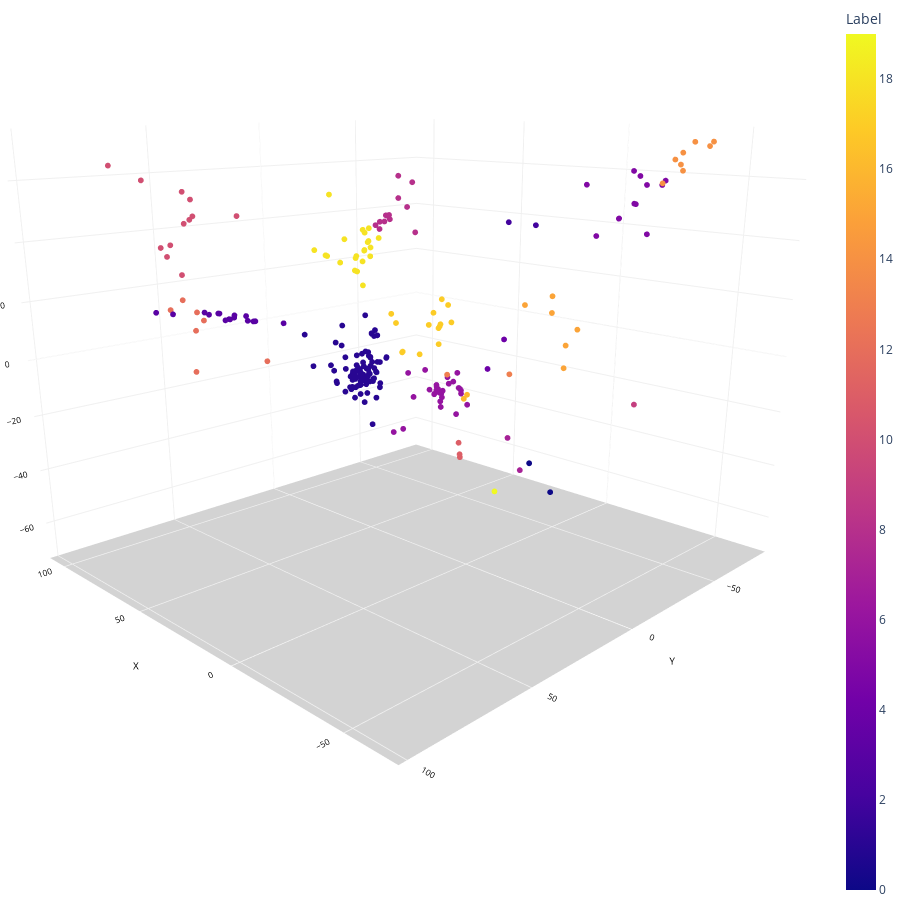

The notebook cell this image was saved under:
### Code cell
# Create a 3D scatter plot
fig = px.scatter_3d(ch_cluster_df, 
                    x = 'X',
                    y = 'Y',
                    z = 'Z',
                    color='Label',
                    height=900, width=900
                   )

# Update chart looks
fig.update_layout(#title_text="Scatter 3D Plot",
                  showlegend=True,
                  legend=dict(orientation="h", y=0, xanchor="center", x=0.5, traceorder="normal"),
                  scene_camera=dict(up=dict(x=0, y=0, z=1), 
                                        center=dict(x=0, y=0, z=-0.2),
                                        eye=dict(x=-1.5, y=1.5, z=0.5)),
                                        margin=dict(l=0, r=0, b=0, t=0),
                  scene = dict(xaxis=dict(backgroundcolor='white',
                                          color='black',
                                          gridcolor='#f0f0f0',
                                          title_font=dict(size=10),
                                          tickfont=dict(size=10),
                                         ),
                               yaxis=dict(backgroundcolor='white',
                                          color='black',
                                          gridcolor='#f0f0f0',
                                          title_font=dict(size=10),
                                          tickfont=dict(size=10),
                                          ),
                               zaxis=dict(backgroundcolor='lightgrey',
                                          color='black', 
                                          gridcolor='#f0f0f0',
                                          title_font=dict(size=10),
                                          tickfont=dict(size=10),
                                         )))
# Update marker size
fig.update_traces(marker=dict(size=2))

fig.show()

### Figure 1 — Plotly figure (JSON) as saved in the notebook; plotly's stock layout.template omitted (floating-point values rounded to 4 significant figures; data arrays with more than 128 entries replaced by an {"elided": "..."} marker saying what was removed)
{"data": [{"hovertemplate": "X=%{x}<br>Y=%{y}<br>Z=%{z}<br>Label=%{marker.color}<extra></extra>", "legendgroup": "", "marker": {"color": {"elided": "674 int values"}, "coloraxis": "coloraxis", "size": 2, "symbol": "circle"}, "mode": "markers", "name": "", "scene": "scene", "showlegend": false, "type": "scatter3d", "x": {"elided": "674 float values"}, "y": {"elided": "674 float values"}, "z": {"elided": "674 float values"}}], "layout": {"coloraxis": {"colorbar": {"title": {"text": "Label"}}, "colorscale": [[0, "#0d0887"], [0.1111, "#46039f"], [0.2222, "#7201a8"], [0.3333, "#9c179e"], [0.4444, "#bd3786"], [0.5556, "#d8576b"], [0.6667, "#ed7953"], [0.7778, "#fb9f3a"], [0.8889, "#fdca26"], [1, "#f0f921"]]}, "height": 900, "legend": {"orientation": "h", "tracegroupgap": 0, "traceorder": "normal", "x": 0.5, "xanchor": "center", "y": 0}, "margin": {"b": 0, "l": 0, "r": 0, "t": 0}, "scene": {"camera": {"center": {"x": 0, "y": 0, "z": -0.2}, "eye": {"x": -1.5, "y": 1.5, "z": 0.5}, "up": {"x": 0, "y": 0, "z": 1}}, "domain": {"x": [0, 1], "y": [0, 1]}, "xaxis": {"backgroundcolor": "white", "color": "black", "gridcolor": "#f0f0f0", "tickfont": {"size": 10}, "title": {"font": {"size": 10}, "text": "X"}}, "yaxis": {"backgroundcolor": "white", "color": "black", "gridcolor": "#f0f0f0", "tickfont": {"size": 10}, "title": {"font": {"size": 10}, "text": "Y"}}, "zaxis": {"backgroundcolor": "lightgrey", "color": "black", "gridcolor": "#f0f0f0", "tickfont": {"size": 10}, "title": {"font": {"size": 10}, "text": "Z"}}}, "showlegend": true, "width": 900}}
